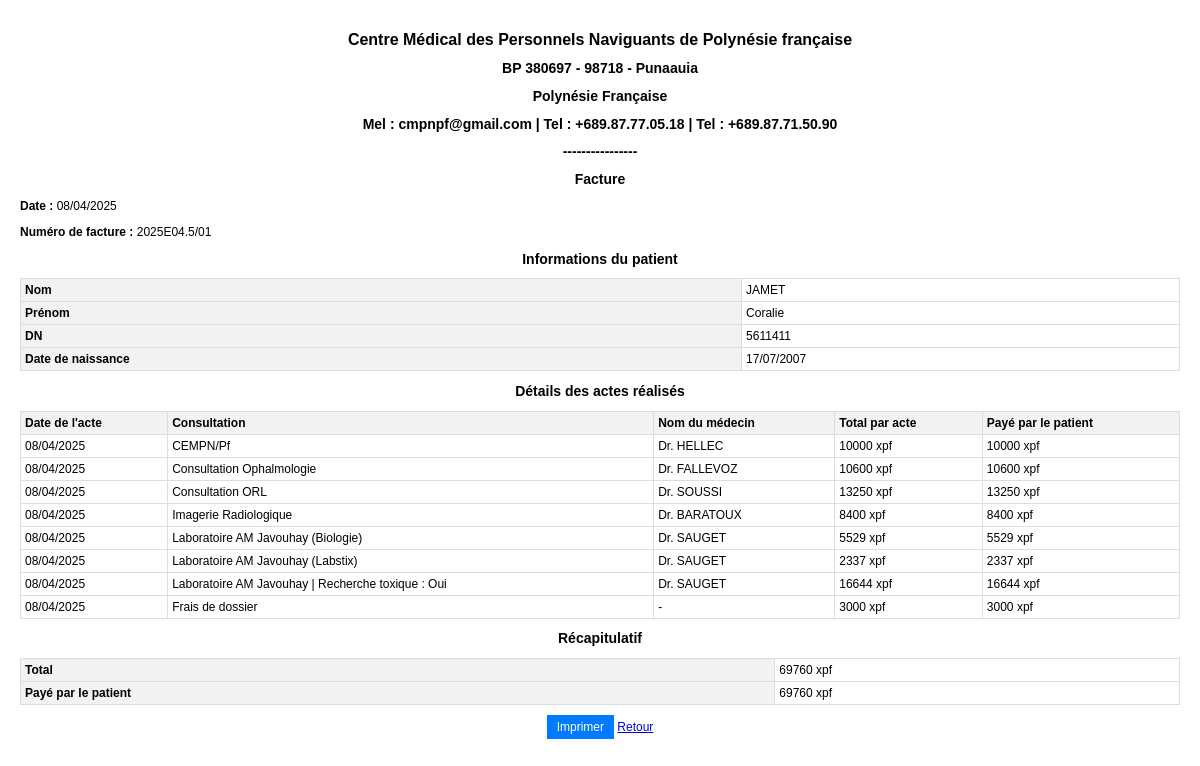
Screenshot of /evenement/17/facture/ (signed in) with the database file from the repository.
### expertise/models.py (models this page shows, shortened)
class FicheEvenement(models.Model):
    date_evenement = models.DateField()
    personnel = models.ForeignKey(PersonnelNavigant, on_delete=models.CASCADE, related_name='evenements', null=False, blank=False)
    bordereau = models.ForeignKey(Bordereau, on_delete=models.SET_NULL, null=True, blank=True, related_name='evenements')
    no_facture = models.CharField("Numéro de facture", max_length=50, blank=True, null=True, unique=True, editable=False)
    paiement = models.BooleanField("Paiement", default=False)
    date_paiement = models.DateField("Date de paiement", null=True, blank=True)
    modalite_paiement = models.CharField("Modalité de paiement", max_length=10, choices=[
        ('liquide', 'Liquide'), ('virement', 'Virement'), ('CB', 'Carte Bancaire'), ('Chèque', 'Chèque')],
        null=True, blank=True
    )
    honoraire_cempn = models.IntegerField("CEMPN = 10000", default=0)
    honoraire_cs_oph = models.IntegerField("OPH = 10600", default=0)
    honoraire_cs_orl = models.IntegerField("ORL = 13250", default=0)
    honoraire_cs_labo = models.IntegerField("Labo AMJ = 5529", default=0)
    honoraire_cs_lbx = models.IntegerField("Labstix = 2337", default=0)
    honoraire_cs_radio = models.IntegerField("Radio = 8400", default=0)
    honoraire_cs_toxique = models.IntegerField("Toxique = 16644", default=0)
    frais_dossier = models.IntegerField("Frais de dossier = 3000", default=0)
    cs_cempn = models.BooleanField(default=False)
    cs_oph = models.BooleanField(default=False)
    cs_orl = models.BooleanField(default=False)
    cs_labo = models.BooleanField(default=False)
    cs_lbx = models.BooleanField(default=False)
    cs_radio = models.BooleanField(default=False)
    cs_toxique = models.BooleanField(default=False)
    date_cempn = models.DateField(null=True, blank=True)
    date_cs_oph = models.DateField(null=True, blank=True)
    date_cs_orl = models.DateField(null=True, blank=True)
    date_cs_labo = models.DateField(null=True, blank=True)
    date_cs_lbx = models.DateField(null=True, blank=True)
    date_cs_radio = models.DateField(null=True, blank=True)
    date_cs_toxique = models.DateField(null=True, blank=True)
    medecin_cempn = models.ForeignKey(Medecin, on_delete=models.SET_NULL, null=True, blank=True, related_name='evenements_cempn')
    medecin_oph = models.ForeignKey(Medecin, on_delete=models.SET_NULL, null=True, blank=True, related_name='evenements_oph')
    medecin_orl = models.ForeignKey(Medecin, on_delete=models.SET_NULL, null=True, blank=True, related_name='evenements_orl')
    medecin_radio = models.ForeignKey(Medecin, on_delete=models.SET_NULL, null=True, blank=True, related_name='evenements_radio')
    medecin_labo = models.ForeignKey(Medecin, on_delete=models.SET_NULL, null=True, blank=True, related_name='evenements_labo', verbose_name="Médecin laboratoire")
    quote_part_patient = models.BooleanField(default=False)
    paye_par_patient = models.IntegerField(default=0)
    total = models.IntegerField(default=0)

class PersonnelNavigant(models.Model):
    dn = models.CharField(
        max_length=7,
        unique=True,
        validators=[
            RegexValidator(
                regex=r'^\d{7}$',
                message="Attention Christian, le dn doit contenir exactement 7 chiffres, et aucun autre symbole, ou lettre.",
                code='invalid_dn'
            )
        ]
    )
    nom = models.CharField(max_length=100)
    prenom = models.CharField(max_length=100)
    compagnie = models.ForeignKey(CompagnieAerienne, on_delete=models.CASCADE, related_name='personnels')
    date_de_naissance = models.DateField(null=True, blank=True)
    sexe = models.CharField(max_length=10, choices=[('M', 'Masculin'), ('F', 'Féminin')], null=True, blank=True)
    statut_pn = models.CharField(max_length=100, choices=[('Pilote', 'Pilote'), ('PNC', 'PNC'), ('Controleur aérien', 'Contrôleur aérien'), ('Para Pro', 'Para Pro')], null=True, blank=True)

class Medecin(models.Model):
    nom = models.CharField(max_length=100)
    prenom = models.CharField(max_length=100)
    specialite = models.CharField(max_length=100)
    iban = models.CharField(max_length=34, blank=True, null=True, verbose_name="IBAN / RIB")

### expertise/views.py (the view)
# urls.py: path('evenement/<int:pk>/facture/', FactureView.as_view(), name='facture'),
class FactureView(LoginRequiredMixin, DetailView):
    model = FicheEvenement
    template_name = 'expertise/facture.html'
    context_object_name = 'evenement'
    def get_context_data(self, **kwargs):
        context = super().get_context_data(**kwargs)
        invoice_number = self.object.no_facture
        print(f"DEBUG: Numéro de facture = {invoice_number}")
        if invoice_number:
            try:
                Code128 = barcode.get_barcode_class('code128')
                barcode_instance = Code128(invoice_number, writer=ImageWriter())
                buffer = io.BytesIO()
                barcode_instance.write(buffer)
                barcode_base64 = base64.b64encode(buffer.getvalue()).decode('utf-8')
                context['barcode'] = barcode_base64
            except Exception as e:
                print(f"Erreur lors de la génération du code-barres : {e}")
        return context

### expertise/templates/expertise/facture.html (shortened to what this page needs)
<!DOCTYPE html>
<html lang="fr">
<head>
</head>
<body>
    <h1>Centre Médical des Personnels Naviguants de Polynésie française</h1>
    <h2>BP 380697 - 98718 - Punaauia</h2>
    <h2>Polynésie Française</h2>
    <h2>Mel : cmpnpf@gmail.com | Tel : +689.87.77.05.18 | Tel : +689.87.71.50.90</h2>
    <h2>----------------</h2>
    <h2>Facture</h2>
    <p><strong>Date :</strong> {{ evenement.date_evenement|date:"d/m/Y" }}</p>
    <p><strong>Numéro de facture :</strong> {{ evenement.no_facture }}</p>
    <h2>Informations du patient</h2>
    <table>
        <tr>
            <th>Nom</th>
            <td>{{ evenement.personnel.nom }}</td>
        </tr>
        <tr>
            <th>Prénom</th>
            <td>{{ evenement.personnel.prenom }}</td>
        </tr>
        <tr>
            <th>DN</th>
            <td>{{ evenement.personnel.dn }}</td>
        </tr>
        <tr>
            <th>Date de naissance</th>
            <td>{{ evenement.personnel.date_de_naissance|date:"d/m/Y" }}</td>
        </tr>
    </table>
    <h2>Détails des actes réalisés</h2>
    <table>
        <thead>
            <tr>
                <th>Date de l'acte</th>
                <th>Consultation</th>
                <th>Nom du médecin</th>
                <th>Total par acte</th>
                <th>Payé par le patient</th>
            </tr>
        </thead>
        <tbody>
            {% if evenement.cs_cempn %}
            <tr>
                <td>{{ evenement.date_cempn|date:"d/m/Y" }}</td>
                <td>CEMPN/Pf</td>
                <td>Dr. {{ evenement.medecin_cempn.nom }}</td>
                <td>{{ evenement.honoraire_cempn }} xpf</td>
                <td>{% if evenement.quote_part_patient %}{{ evenement.honoraire_cempn }} xpf{% else %}-{% endif %}</td>
            </tr>
            {% endif %}
            {% if evenement.cs_oph %}
            <tr>
                <td>{{ evenement.date_cs_oph|date:"d/m/Y" }}</td>
                <td>Consultation Ophalmologie</td>
                <td>Dr. {{ evenement.medecin_oph.nom }}</td>
                <td>{{ evenement.honoraire_cs_oph }} xpf</td>
                <td>{% if evenement.quote_part_patient %}{{ evenement.honoraire_cs_oph }} xpf{% else %}-{% endif %}</td>
            </tr>
            {% endif %}
            {% if evenement.cs_orl %}
            <tr>
                <td>{{ evenement.date_cs_orl|date:"d/m/Y" }}</td>
                <td>Consultation ORL</td>
                <td>Dr. {{ evenement.medecin_orl.nom }}</td>
                <td>{{ evenement.honoraire_cs_orl }} xpf</td>
                <td>{% if evenement.quote_part_patient %}{{ evenement.honoraire_cs_orl }} xpf{% else %}-{% endif %}</td>
            </tr>
            {% endif %}
            {% if evenement.cs_radio %}
            <tr>
                <td>{{ evenement.date_cs_radio|date:"d/m/Y" }}</td>
                <td>Imagerie Radiologique</td>
                <td>Dr. {{ evenement.medecin_radio.nom }}</td>
                <td>{{ evenement.honoraire_cs_radio }} xpf</td>
                <td>{% if evenement.quote_part_patient %}{{ evenement.honoraire_cs_radio }} xpf{% else %}-{% endif %}</td>
            </tr>
            {% endif %}
            {% if evenement.cs_labo %}
            <tr>
                <td>{{ evenement.date_cs_labo|date:"d/m/Y" }}</td>
                <td>Laboratoire AM Javouhay (Biologie)</td>
                <td>Dr. {{ evenement.medecin_labo.nom }}</td>
                <td>{{ evenement.honoraire_cs_labo }} xpf</td>
                <td>{% if evenement.quote_part_patient %}{{ evenement.honoraire_cs_labo }} xpf{% else %}-{% endif %}</td>
            </tr>
            {% endif %}
            {% if evenement.cs_lbx %}
            <tr>
                <td>{{ evenement.date_cs_lbx|date:"d/m/Y" }}</td>
                <td>Laboratoire AM Javouhay (Labstix)</td>
                <td>Dr. {{ evenement.medecin_labo.nom }}</td>
                <td>{{ evenement.honoraire_cs_lbx }} xpf</td>
                <td>{% if evenement.quote_part_patient %}{{ evenement.honoraire_cs_lbx }} xpf{% else %}-{% endif %}</td>
            </tr>
            {% endif %}
            {% if evenement.cs_toxique %}
            <tr>
                <td>{{ evenement.date_cs_toxique|date:"d/m/Y" }}</td>
                <td>Laboratoire AM Javouhay | Recherche toxique : {% if evenement.cs_toxique %}Oui{% else %}Non{% endif %}</td>
                <td>Dr. {{ evenement.medecin_labo.nom }}</td>
                <td>{{ evenement.honoraire_cs_toxique }} xpf</td>
                <td>{% if evenement.quote_part_patient %}{{ evenement.honoraire_cs_toxique }} xpf{% else %}-{% endif %}</td>
            </tr>
            {% endif %}
            {% if evenement.frais_dossier > 0 %}
            <tr>
                <td>{{ evenement.date_evenement|date:"d/m/Y" }}</td>
                <td>Frais de dossier</td>
                <td>-</td>
                <td>{{ evenement.frais_dossier }} xpf</td>
                <td>{% if evenement.quote_part_patient %}{{ evenement.frais_dossier }} xpf{% else %}-{% endif %}</td>
            </tr>
            {% endif %}
        </tbody>
    </table>
    <h2>Récapitulatif</h2>
    <table>
        <tr>
            <th>Total</th>
            <td>{{ evenement.total }} xpf</td>
        </tr>
        <tr>
            <th>Payé par le patient</th>
            <td>{{ evenement.paye_par_patient }} xpf</td>
        </tr>
    </table>
    <div class="button-container">
        <button class="print-button" onclick="window.print()">Imprimer</button>
        <a href="{% url 'personnel_detail' evenement.personnel.dn %}">Retour</a>
    </div>
</body>
</html>

### expertise/templates/expertise/facture.html (style rules this page uses)
body { font-family: Arial, sans-serif; font-size: 12px; margin: 10px; padding: 10px; }
h1 { font-size: 16px; text-align: center; }
h2 { font-size: 14px; text-align: center; }
table { width: 100%; border-collapse: collapse; table-layout: auto; }
th, td { padding: 4px; border: 1px solid #ddd; text-align: left; white-space: nowrap; }
th { background-color: #f2f2f2; }
.button-container { text-align: center; margin-top: 10px; }
.print-button { font-size: 12px; padding: 5px 10px; background-color: #007bff; color: white; border: none; cursor: pointer; }

### rows the page displays
FicheEvenement: date_evenement "08/04/2025", no_facture "2025E04.5/01", personnel.nom "JAMET", personnel.prenom "Coralie", personnel.dn "5611411", personnel.date_de_naissance "17/07/2007", date_cempn "08/04/2025", medecin_cempn.nom "HELLEC", honoraire_cempn "10000", date_cs_oph "08/04/2025", medecin_oph.nom "FALLEVOZ", honoraire_cs_oph "10600", date_cs_orl "08/04/2025", medecin_orl.nom "SOUSSI", honoraire_cs_orl "13250", date_cs_radio "08/04/2025", medecin_radio.nom "BARATOUX", honoraire_cs_radio "8400", date_cs_labo "08/04/2025", medecin_labo.nom "SAUGET", honoraire_cs_labo "5529", date_cs_lbx "08/04/2025", honoraire_cs_lbx "2337", date_cs_toxique "08/04/2025", honoraire_cs_toxique "16644", frais_dossier "3000", total "69760", paye_par_patient "69760"
